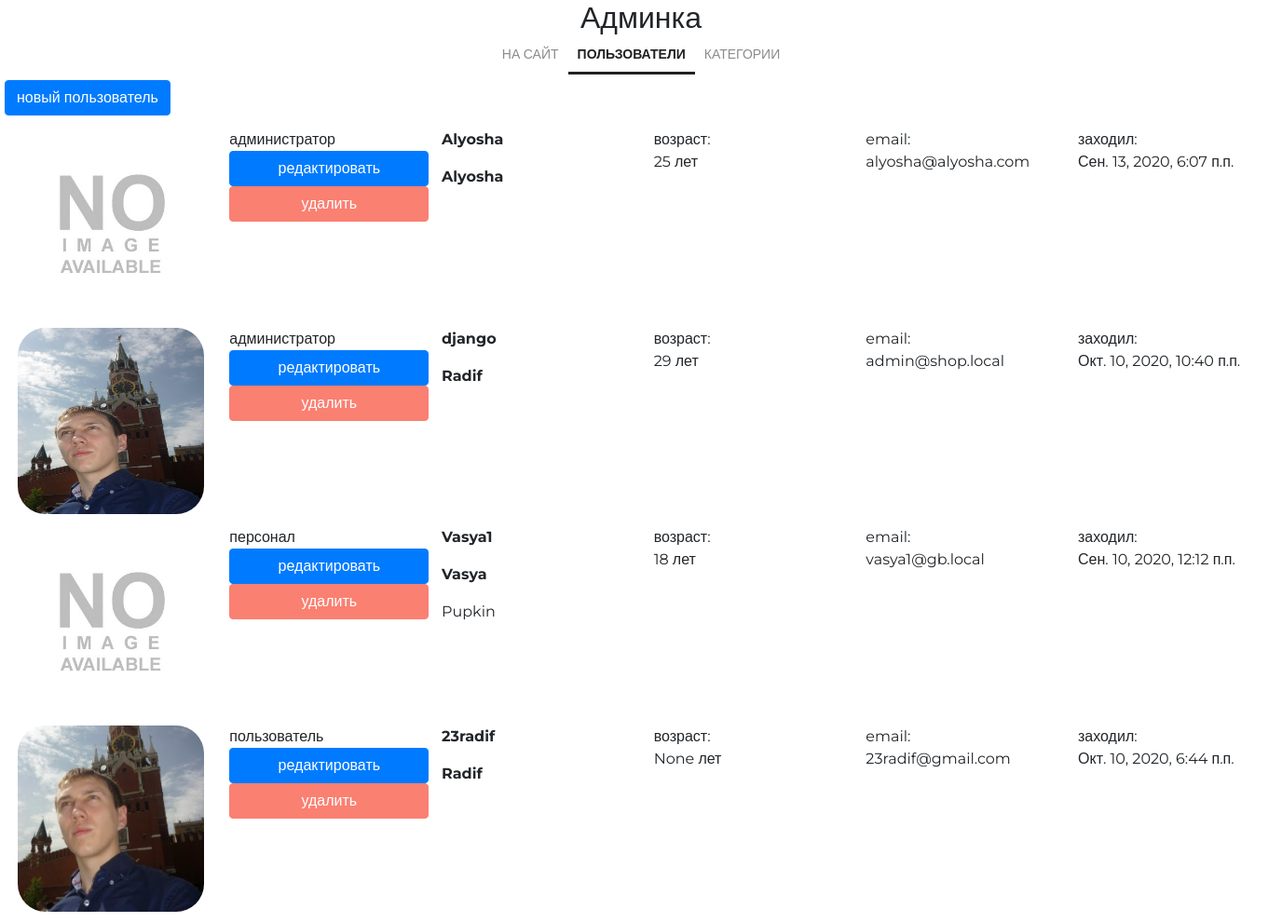
Before: /my/admin/ (signed in, upper part) with the older database file.
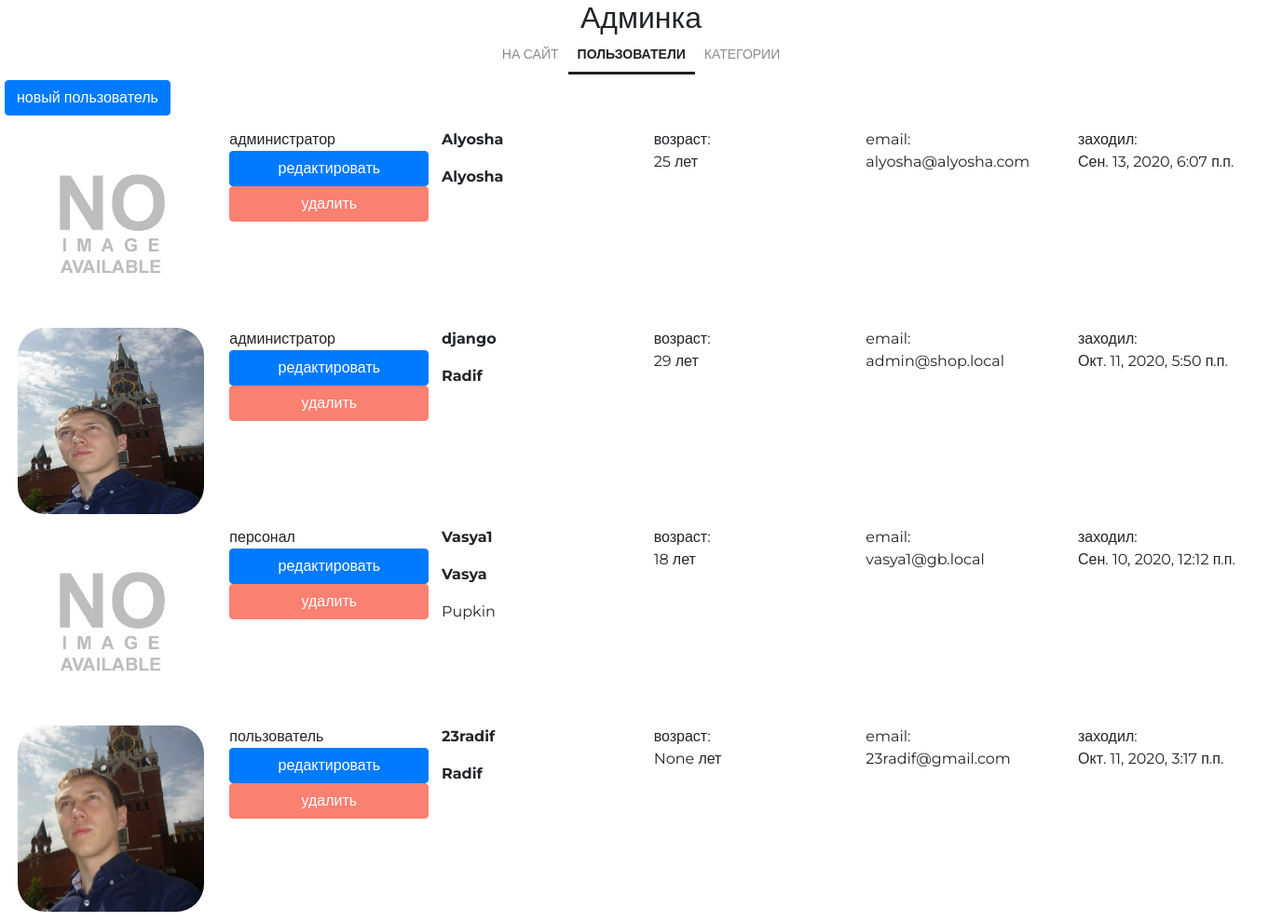
After: the same page with the newer database file.
### authapp/models.py (models this page shows, shortened)
class ShopUser(AbstractUser):
    email = models.EmailField(verbose_name='электронный адрес', unique=True)
    age = models.PositiveIntegerField(verbose_name='возраст', null=True)
    avatar = models.ImageField(upload_to=USERS_AVATARS, blank=True)
    activation_key = models.CharField(max_length=128, blank=True)
    activation_key_expires = models.DateTimeField(
        default=get_activation_key_expires
    )
    class Meta:
        verbose_name = 'Пользователь'
        verbose_name_plural = 'Пользователи'
        ordering = ['-is_active', '-is_superuser', '-is_staff', 'username']

### adminapp/views.py (the view)
# urls.py: path('', adminapp.UsersList.as_view(), name='index'),
class UsersList(OnlySuperUserMixin, PageTitleMixin, ListView):
    model = get_user_model()
    page_title = 'админка/пользователи'

### adminapp/views.py (called while the page is built)
    @method_decorator(user_passes_test(lambda x: x.is_superuser))
    def dispatch(self, request, *args, **kwargs):
        return super().dispatch(request, *args, **kwargs)

    def get_context_data(self, *, object_list=None, **kwargs):
        data = super().get_context_data(object_list=None, **kwargs)
        if hasattr(self, 'page_title'):
            data['page_title'] = self.page_title
        return data

### mainapp/context_processors.py (called while the page is built)
def get_categories(request):
    if settings.LOW_CACHE:
        key = 'links_menu'
        links_menu = cache.get(key)
        if links_menu is None:
            links_menu = ProductCategory.objects.filter(is_active=True)
            cache.set(key, links_menu)
    else:
        links_menu = ProductCategory.objects.filter(is_active=True)
    return {
        'categories': links_menu
    }

### mainapp/templatetags/my_tags.py (called while the page is built)
@register.filter(name='media_folder_users')  # регистрация фильтра через декоратор
def media_folder_users(string):
    if not string:
        string = 'users_avatars/default.jpg'
    return f'{settings.MEDIA_URL}{string}'

### adminapp/templates/authapp/shopuser_list.html (shortened to what this page needs)
{% extends 'adminapp/base.html' %}
{% load static %}
{% load my_tags %}
{% block container %}
    <div class="users-list">
        <a href="{% url 'my_admin:user_create' %}" class="btn btn-primary new-user">
            новый пользователь
        </a>
        {% for shop_user in object_list %}
            <div class="user-record
                ">
                <div>
                    <img src="{{ shop_user.avatar|media_folder_users }}"
                     alt="{{ shop_user.username }}">
                </div>
                <div class="user-role">
                    {% if shop_user.is_superuser %}
                        администратор
                    {% elif shop_user.is_staff %}
                        персонал
                    {% else %}
                        пользователь
                    {% endif %}
                    <a href="{% url 'my_admin:user_update' pk=shop_user.pk %}"
                       class="btn btn-primary">
                        редактировать
                    </a>
                    {% if shop_user.is_active %}
                        <a href="{% url 'my_admin:user_delete' pk=shop_user.pk %}"
                           class="btn btn-primary">
                            удалить
                        </a>
                    {% endif %}
                </div>
                <div class="user-name">
                    <p><strong>{{ shop_user.username }}</strong></p>
                    <p>
                        {% if shop_user.first_name %}
                            <b>{{ shop_user.first_name|title }}</b>
                            {% if shop_user.last_name %}
                                <p>{{ shop_user.last_name|title }}</p>
                            {% endif %}
                        {% endif %}
                    </p>
                </div>
                <div class="user-age">
                    возраст:<br>
                    {{ shop_user.age }} лет
                </div>
                <div class="user-email">
                    email:<br>
                    {{ shop_user.email }}
                </div>
                <div class="user-lastlogin">
                    заходил:<br>
                    {{ shop_user.last_login }}
                </div>
            </div>
        {% endfor %}
    </div>
{% endblock %}

Changed rows visible on the page:
changed ShopUser "django": last_login "Окт. 10, 2020, 10:40 п.п." → "Окт. 11, 2020, 5:50 п.п."
changed ShopUser "23radif": last_login "Окт. 10, 2020, 6:44 п.п." → "Окт. 11, 2020, 3:17 п.п."
